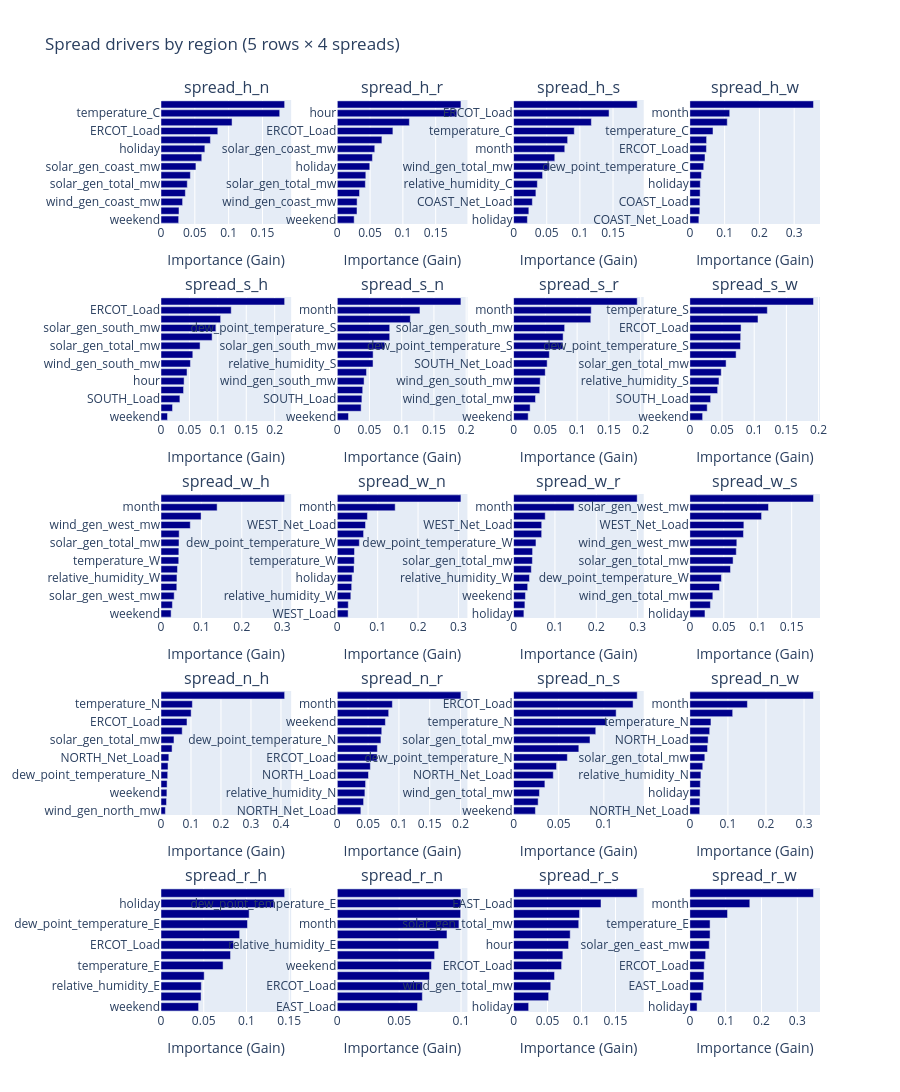

Here is the notebook cell this chart was saved with:
### Code cell
# Container: region name -> regional DataFrame (must have spread_* columns and matching load/weather)
regions_container = {
    'coast': df_coast,
    'south': df_south,
    'west':  df_west,
    'north': df_north,
    'east':  df_east,
}

# One grid: 5 rows (regions) × 4 columns (spreads per region) = 20 visualizations
analyze_all_regions_spread_drivers(regions_container)

### Figure 1 — Plotly figure (JSON) as saved in the notebook; plotly's stock layout.template omitted (floating-point values rounded to 4 significant figures)
{"data": [{"marker": {"color": "darkblue"}, "orientation": "h", "type": "bar", "x": [0.0261, 0.02659, 0.03192, 0.03601, 0.03886, 0.04344, 0.05164, 0.06028, 0.06482, 0.07306, 0.08396, 0.105, 0.1755, 0.1828], "xaxis": "x", "y": ["weekend", "relative_humidity_C", "wind_gen_coast_mw", "dew_point_temperature_C", "solar_gen_total_mw", "COAST_Net_Load", "solar_gen_coast_mw", "wind_gen_total_mw", "holiday", "COAST_Load", "ERCOT_Load", "month", "temperature_C", "hour"], "yaxis": "y"}, {"marker": {"color": "darkblue"}, "orientation": "h", "type": "bar", "x": [0.02573, 0.03007, 0.03022, 0.03391, 0.04281, 0.04352, 0.04954, 0.05361, 0.05714, 0.06802, 0.08478, 0.1099, 0.1822, 0.1885], "xaxis": "x2", "y": ["weekend", "relative_humidity_C", "wind_gen_coast_mw", "dew_point_temperature_C", "solar_gen_total_mw", "wind_gen_total_mw", "holiday", "COAST_Net_Load", "solar_gen_coast_mw", "COAST_Load", "ERCOT_Load", "month", "hour", "temperature_C"], "yaxis": "y2"}, {"marker": {"color": "darkblue"}, "orientation": "h", "type": "bar", "x": [0.02085, 0.02303, 0.02833, 0.03367, 0.03586, 0.04374, 0.0543, 0.06214, 0.07722, 0.08152, 0.09157, 0.1173, 0.144, 0.1865], "xaxis": "x3", "y": ["holiday", "COAST_Load", "COAST_Net_Load", "dew_point_temperature_C", "relative_humidity_C", "hour", "wind_gen_total_mw", "weekend", "month", "solar_gen_total_mw", "temperature_C", "solar_gen_coast_mw", "ERCOT_Load", "wind_gen_coast_mw"], "yaxis": "y3"}, {"marker": {"color": "darkblue"}, "orientation": "h", "type": "bar", "x": [0.02593, 0.02872, 0.0288, 0.02957, 0.03003, 0.03334, 0.03986, 0.04359, 0.04769, 0.04812, 0.06658, 0.1076, 0.1146, 0.3555], "xaxis": "x4", "y": ["COAST_Net_Load", "relative_humidity_C", "COAST_Load", "wind_gen_coast_mw", "holiday", "weekend", "dew_point_temperature_C", "solar_gen_total_mw", "ERCOT_Load", "solar_gen_coast_mw", "temperature_C", "wind_gen_total_mw", "month", "hour"], "yaxis": "y4"}, {"marker": {"color": "darkblue"}, "orientation": "h", "type": "bar", "x": [0.01144, 0.02029, 0.03323, 0.03968, 0.04064, 0.04578, 0.05177, 0.05596, 0.06873, 0.08995, 0.09651, 0.1049, 0.1235, 0.2175], "xaxis": "x5", "y": ["weekend", "holiday", "SOUTH_Load", "wind_gen_total_mw", "hour", "relative_humidity_S", "wind_gen_south_mw", "SOUTH_Net_Load", "solar_gen_total_mw", "dew_point_temperature_S", "solar_gen_south_mw", "month", "ERCOT_Load", "temperature_S"], "yaxis": "y5"}, {"marker": {"color": "darkblue"}, "orientation": "h", "type": "bar", "x": [0.01739, 0.03701, 0.03819, 0.03946, 0.04159, 0.04531, 0.05549, 0.05561, 0.07366, 0.08136, 0.08136, 0.1134, 0.1283, 0.1919], "xaxis": "x6", "y": ["weekend", "holiday", "SOUTH_Load", "wind_gen_total_mw", "wind_gen_south_mw", "hour", "relative_humidity_S", "SOUTH_Net_Load", "solar_gen_south_mw", "solar_gen_total_mw", "dew_point_temperature_S", "ERCOT_Load", "month", "temperature_S"], "yaxis": "y6"}, {"marker": {"color": "darkblue"}, "orientation": "h", "type": "bar", "x": [0.023, 0.02607, 0.03452, 0.04121, 0.04192, 0.04991, 0.05287, 0.05631, 0.0776, 0.07798, 0.08036, 0.1215, 0.1222, 0.1945], "xaxis": "x7", "y": ["weekend", "holiday", "wind_gen_total_mw", "SOUTH_Load", "wind_gen_south_mw", "hour", "SOUTH_Net_Load", "relative_humidity_S", "dew_point_temperature_S", "solar_gen_total_mw", "solar_gen_south_mw", "ERCOT_Load", "month", "temperature_S"], "yaxis": "y7"}, {"marker": {"color": "darkblue"}, "orientation": "h", "type": "bar", "x": [0.01983, 0.02696, 0.0323, 0.04317, 0.04526, 0.04874, 0.05633, 0.07186, 0.07864, 0.07897, 0.07957, 0.1059, 0.1204, 0.1921], "xaxis": "x8", "y": ["weekend", "holiday", "SOUTH_Load", "wind_gen_south_mw", "relative_humidity_S", "SOUTH_Net_Load", "solar_gen_total_mw", "wind_gen_total_mw", "dew_point_temperature_S", "solar_gen_south_mw", "ERCOT_Load", "month", "temperature_S", "hour"], "yaxis": "y8"}, {"marker": {"color": "darkblue"}, "orientation": "h", "type": "bar", "x": [0.02506, 0.02823, 0.03263, 0.03913, 0.03952, 0.04079, 0.04391, 0.0442, 0.04458, 0.04502, 0.07248, 0.09933, 0.139, 0.3061], "xaxis": "x9", "y": ["weekend", "holiday", "solar_gen_west_mw", "wind_gen_total_mw", "relative_humidity_W", "WEST_Load", "temperature_W", "dew_point_temperature_W", "solar_gen_total_mw", "ERCOT_Load", "wind_gen_west_mw", "WEST_Net_Load", "month", "hour"], "yaxis": "y9"}, {"marker": {"color": "darkblue"}, "orientation": "h", "type": "bar", "x": [0.02686, 0.02722, 0.03351, 0.03563, 0.03675, 0.04141, 0.04221, 0.0426, 0.05459, 0.06513, 0.06993, 0.07464, 0.1434, 0.3062], "xaxis": "x10", "y": ["WEST_Load", "weekend", "relative_humidity_W", "solar_gen_west_mw", "holiday", "solar_gen_total_mw", "temperature_W", "ERCOT_Load", "dew_point_temperature_W", "wind_gen_total_mw", "WEST_Net_Load", "wind_gen_west_mw", "month", "hour"], "yaxis": "y10"}, {"marker": {"color": "darkblue"}, "orientation": "h", "type": "bar", "x": [0.02497, 0.02741, 0.02867, 0.03415, 0.03841, 0.04292, 0.04551, 0.04599, 0.05417, 0.06794, 0.06804, 0.07656, 0.1463, 0.299], "xaxis": "x11", "y": ["holiday", "WEST_Load", "weekend", "solar_gen_west_mw", "relative_humidity_W", "temperature_W", "solar_gen_total_mw", "ERCOT_Load", "dew_point_temperature_W", "wind_gen_total_mw", "WEST_Net_Load", "wind_gen_west_mw", "month", "hour"], "yaxis": "y11"}, {"marker": {"color": "darkblue"}, "orientation": "h", "type": "bar", "x": [0.02229, 0.03029, 0.03386, 0.04371, 0.04649, 0.05988, 0.0637, 0.06839, 0.06919, 0.07899, 0.07958, 0.1057, 0.1158, 0.1821], "xaxis": "x12", "y": ["holiday", "weekend", "wind_gen_total_mw", "relative_humidity_W", "dew_point_temperature_W", "ERCOT_Load", "solar_gen_total_mw", "WEST_Load", "wind_gen_west_mw", "temperature_W", "WEST_Net_Load", "month", "solar_gen_west_mw", "hour"], "yaxis": "y12"}, {"marker": {"color": "darkblue"}, "orientation": "h", "type": "bar", "x": [0.01462, 0.01844, 0.01968, 0.02036, 0.02233, 0.02343, 0.0261, 0.03695, 0.04325, 0.07072, 0.08667, 0.1006, 0.1046, 0.4123], "xaxis": "x13", "y": ["wind_gen_north_mw", "relative_humidity_N", "weekend", "solar_gen_north_mw", "dew_point_temperature_N", "wind_gen_total_mw", "NORTH_Net_Load", "NORTH_Load", "solar_gen_total_mw", "month", "ERCOT_Load", "hour", "temperature_N", "holiday"], "yaxis": "y13"}, {"marker": {"color": "darkblue"}, "orientation": "h", "type": "bar", "x": [0.03826, 0.04269, 0.0448, 0.04591, 0.05065, 0.05365, 0.0646, 0.06504, 0.0708, 0.07216, 0.07804, 0.08339, 0.08937, 0.2006], "xaxis": "x14", "y": ["NORTH_Net_Load", "wind_gen_north_mw", "relative_humidity_N", "solar_gen_north_mw", "NORTH_Load", "hour", "ERCOT_Load", "wind_gen_total_mw", "dew_point_temperature_N", "solar_gen_total_mw", "weekend", "temperature_N", "month", "holiday"], "yaxis": "y14"}, {"marker": {"color": "darkblue"}, "orientation": "h", "type": "bar", "x": [0.0242, 0.02723, 0.02867, 0.03469, 0.04399, 0.04758, 0.05955, 0.07227, 0.08465, 0.09103, 0.1033, 0.1136, 0.1324, 0.1369], "xaxis": "x15", "y": ["weekend", "relative_humidity_N", "wind_gen_total_mw", "wind_gen_north_mw", "NORTH_Net_Load", "NORTH_Load", "dew_point_temperature_N", "month", "solar_gen_total_mw", "hour", "temperature_N", "solar_gen_north_mw", "ERCOT_Load", "holiday"], "yaxis": "y15"}, {"marker": {"color": "darkblue"}, "orientation": "h", "type": "bar", "x": [0.02601, 0.02641, 0.02684, 0.02747, 0.02912, 0.03395, 0.03934, 0.04651, 0.0481, 0.05216, 0.05544, 0.1125, 0.1513, 0.3249], "xaxis": "x16", "y": ["NORTH_Net_Load", "ERCOT_Load", "holiday", "weekend", "relative_humidity_N", "wind_gen_north_mw", "solar_gen_total_mw", "solar_gen_north_mw", "NORTH_Load", "dew_point_temperature_N", "temperature_N", "wind_gen_total_mw", "month", "hour"], "yaxis": "y16"}, {"marker": {"color": "darkblue"}, "orientation": "h", "type": "bar", "x": [0.04397, 0.04686, 0.04715, 0.05052, 0.07261, 0.08131, 0.08478, 0.09197, 0.1011, 0.1031, 0.132, 0.1446], "xaxis": "x17", "y": ["weekend", "wind_gen_total_mw", "relative_humidity_E", "solar_gen_east_mw", "temperature_E", "solar_gen_total_mw", "ERCOT_Load", "month", "dew_point_temperature_E", "EAST_Load", "holiday", "hour"], "yaxis": "y17"}, {"marker": {"color": "darkblue"}, "orientation": "h", "type": "bar", "x": [0.06485, 0.06873, 0.06879, 0.07455, 0.07612, 0.07865, 0.0819, 0.08864, 0.09831, 0.09966, 0.09988, 0.09991], "xaxis": "x18", "y": ["EAST_Load", "solar_gen_east_mw", "ERCOT_Load", "wind_gen_total_mw", "weekend", "hour", "relative_humidity_E", "solar_gen_total_mw", "month", "temperature_E", "dew_point_temperature_E", "holiday"], "yaxis": "y18"}, {"marker": {"color": "darkblue"}, "orientation": "h", "type": "bar", "x": [0.02219, 0.05159, 0.05472, 0.06029, 0.07068, 0.07254, 0.08097, 0.08333, 0.09592, 0.09713, 0.1287, 0.182], "xaxis": "x19", "y": ["holiday", "weekend", "wind_gen_total_mw", "relative_humidity_E", "ERCOT_Load", "month", "hour", "dew_point_temperature_E", "solar_gen_total_mw", "solar_gen_east_mw", "EAST_Load", "temperature_E"], "yaxis": "y19"}, {"marker": {"color": "darkblue"}, "orientation": "h", "type": "bar", "x": [0.02016, 0.03332, 0.0379, 0.03931, 0.04031, 0.04408, 0.05423, 0.05647, 0.05648, 0.1052, 0.1674, 0.3452], "xaxis": "x20", "y": ["holiday", "weekend", "EAST_Load", "dew_point_temperature_E", "ERCOT_Load", "solar_gen_total_mw", "solar_gen_east_mw", "relative_humidity_E", "temperature_E", "wind_gen_total_mw", "month", "hour"], "yaxis": "y20"}], "layout": {"annotations": [{"font": {"size": 16}, "showarrow": false, "text": "spread_h_n", "x": 0.09875, "xanchor": "center", "xref": "paper", "y": 1.0, "yanchor": "bottom", "yref": "paper"}, {"font": {"size": 16}, "showarrow": false, "text": "spread_h_r", "x": 0.3663, "xanchor": "center", "xref": "paper", "y": 1.0, "yanchor": "bottom", "yref": "paper"}, {"font": {"size": 16}, "showarrow": false, "text": "spread_h_s", "x": 0.6338, "xanchor": "center", "xref": "paper", "y": 1.0, "yanchor": "bottom", "yref": "paper"}, {"font": {"size": 16}, "showarrow": false, "text": "spread_h_w", "x": 0.9012, "xanchor": "center", "xref": "paper", "y": 1.0, "yanchor": "bottom", "yref": "paper"}, {"font": {"size": 16}, "showarrow": false, "text": "spread_s_h", "x": 0.09875, "xanchor": "center", "xref": "paper", "y": 0.784, "yanchor": "bottom", "yref": "paper"}, {"font": {"size": 16}, "showarrow": false, "text": "spread_s_n", "x": 0.3663, "xanchor": "center", "xref": "paper", "y": 0.784, "yanchor": "bottom", "yref": "paper"}, {"font": {"size": 16}, "showarrow": false, "text": "spread_s_r", "x": 0.6338, "xanchor": "center", "xref": "paper", "y": 0.784, "yanchor": "bottom", "yref": "paper"}, {"font": {"size": 16}, "showarrow": false, "text": "spread_s_w", "x": 0.9012, "xanchor": "center", "xref": "paper", "y": 0.784, "yanchor": "bottom", "yref": "paper"}, {"font": {"size": 16}, "showarrow": false, "text": "spread_w_h", "x": 0.09875, "xanchor": "center", "xref": "paper", "y": 0.568, "yanchor": "bottom", "yref": "paper"}, {"font": {"size": 16}, "showarrow": false, "text": "spread_w_n", "x": 0.3663, "xanchor": "center", "xref": "paper", "y": 0.568, "yanchor": "bottom", "yref": "paper"}, {"font": {"size": 16}, "showarrow": false, "text": "spread_w_r", "x": 0.6338, "xanchor": "center", "xref": "paper", "y": 0.568, "yanchor": "bottom", "yref": "paper"}, {"font": {"size": 16}, "showarrow": false, "text": "spread_w_s", "x": 0.9012, "xanchor": "center", "xref": "paper", "y": 0.568, "yanchor": "bottom", "yref": "paper"}, {"font": {"size": 16}, "showarrow": false, "text": "spread_n_h", "x": 0.09875, "xanchor": "center", "xref": "paper", "y": 0.352, "yanchor": "bottom", "yref": "paper"}, {"font": {"size": 16}, "showarrow": false, "text": "spread_n_r", "x": 0.3663, "xanchor": "center", "xref": "paper", "y": 0.352, "yanchor": "bottom", "yref": "paper"}, {"font": {"size": 16}, "showarrow": false, "text": "spread_n_s", "x": 0.6338, "xanchor": "center", "xref": "paper", "y": 0.352, "yanchor": "bottom", "yref": "paper"}, {"font": {"size": 16}, "showarrow": false, "text": "spread_n_w", "x": 0.9012, "xanchor": "center", "xref": "paper", "y": 0.352, "yanchor": "bottom", "yref": "paper"}, {"font": {"size": 16}, "showarrow": false, "text": "spread_r_h", "x": 0.09875, "xanchor": "center", "xref": "paper", "y": 0.136, "yanchor": "bottom", "yref": "paper"}, {"font": {"size": 16}, "showarrow": false, "text": "spread_r_n", "x": 0.3663, "xanchor": "center", "xref": "paper", "y": 0.136, "yanchor": "bottom", "yref": "paper"}, {"font": {"size": 16}, "showarrow": false, "text": "spread_r_s", "x": 0.6338, "xanchor": "center", "xref": "paper", "y": 0.136, "yanchor": "bottom", "yref": "paper"}, {"font": {"size": 16}, "showarrow": false, "text": "spread_r_w", "x": 0.9012, "xanchor": "center", "xref": "paper", "y": 0.136, "yanchor": "bottom", "yref": "paper"}], "height": 1400, "showlegend": false, "title": {"text": "Spread drivers by region (5 rows × 4 spreads)"}, "xaxis": {"anchor": "y", "domain": [0, 0.1975], "title": {"text": "Importance (Gain)"}}, "xaxis10": {"anchor": "y10", "domain": [0.2675, 0.465], "title": {"text": "Importance (Gain)"}}, "xaxis11": {"anchor": "y11", "domain": [0.535, 0.7325], "title": {"text": "Importance (Gain)"}}, "xaxis12": {"anchor": "y12", "domain": [0.8025, 1], "title": {"text": "Importance (Gain)"}}, "xaxis13": {"anchor": "y13", "domain": [0, 0.1975], "title": {"text": "Importance (Gain)"}}, "xaxis14": {"anchor": "y14", "domain": [0.2675, 0.465], "title": {"text": "Importance (Gain)"}}, "xaxis15": {"anchor": "y15", "domain": [0.535, 0.7325], "title": {"text": "Importance (Gain)"}}, "xaxis16": {"anchor": "y16", "domain": [0.8025, 1], "title": {"text": "Importance (Gain)"}}, "xaxis17": {"anchor": "y17", "domain": [0, 0.1975], "title": {"text": "Importance (Gain)"}}, "xaxis18": {"anchor": "y18", "domain": [0.2675, 0.465], "title": {"text": "Importance (Gain)"}}, "xaxis19": {"anchor": "y19", "domain": [0.535, 0.7325], "title": {"text": "Importance (Gain)"}}, "xaxis2": {"anchor": "y2", "domain": [0.2675, 0.465], "title": {"text": "Importance (Gain)"}}, "xaxis20": {"anchor": "y20", "domain": [0.8025, 1], "title": {"text": "Importance (Gain)"}}, "xaxis3": {"anchor": "y3", "domain": [0.535, 0.7325], "title": {"text": "Importance (Gain)"}}, "xaxis4": {"anchor": "y4", "domain": [0.8025, 1], "title": {"text": "Importance (Gain)"}}, "xaxis5": {"anchor": "y5", "domain": [0, 0.1975], "title": {"text": "Importance (Gain)"}}, "xaxis6": {"anchor": "y6", "domain": [0.2675, 0.465], "title": {"text": "Importance (Gain)"}}, "xaxis7": {"anchor": "y7", "domain": [0.535, 0.7325], "title": {"text": "Importance (Gain)"}}, "xaxis8": {"anchor": "y8", "domain": [0.8025, 1], "title": {"text": "Importance (Gain)"}}, "xaxis9": {"anchor": "y9", "domain": [0, 0.1975], "title": {"text": "Importance (Gain)"}}, "yaxis": {"anchor": "x", "categoryarray": ["weekend", "relative_humidity_C", "wind_gen_coast_mw", "dew_point_temperature_C", "solar_gen_total_mw", "COAST_Net_Load", "solar_gen_coast_mw", "wind_gen_total_mw", "holiday", "COAST_Load", "ERCOT_Load", "month", "temperature_C", "hour"], "categoryorder": "array", "domain": [0.864, 1.0], "side": "left", "ticklabelposition": "inside left"}, "yaxis10": {"anchor": "x10", "categoryarray": ["WEST_Load", "weekend", "relative_humidity_W", "solar_gen_west_mw", "holiday", "solar_gen_total_mw", "temperature_W", "ERCOT_Load", "dew_point_temperature_W", "wind_gen_total_mw", "WEST_Net_Load", "wind_gen_west_mw", "month", "hour"], "categoryorder": "array", "domain": [0.432, 0.568], "side": "left", "ticklabelposition": "inside left"}, "yaxis11": {"anchor": "x11", "categoryarray": ["holiday", "WEST_Load", "weekend", "solar_gen_west_mw", "relative_humidity_W", "temperature_W", "solar_gen_total_mw", "ERCOT_Load", "dew_point_temperature_W", "wind_gen_total_mw", "WEST_Net_Load", "wind_gen_west_mw", "month", "hour"], "categoryorder": "array", "domain": [0.432, 0.568], "side": "left", "ticklabelposition": "inside left"}, "yaxis12": {"anchor": "x12", "categoryarray": ["holiday", "weekend", "wind_gen_total_mw", "relative_humidity_W", "dew_point_temperature_W", "ERCOT_Load", "solar_gen_total_mw", "WEST_Load", "wind_gen_west_mw", "temperature_W", "WEST_Net_Load", "month", "solar_gen_west_mw", "hour"], "categoryorder": "array", "domain": [0.432, 0.568], "side": "left", "ticklabelposition": "inside left"}, "yaxis13": {"anchor": "x13", "categoryarray": ["wind_gen_north_mw", "relative_humidity_N", "weekend", "solar_gen_north_mw", "dew_point_temperature_N", "wind_gen_total_mw", "NORTH_Net_Load", "NORTH_Load", "solar_gen_total_mw", "month", "ERCOT_Load", "hour", "temperature_N", "holiday"], "categoryorder": "array", "domain": [0.216, 0.352], "side": "left", "ticklabelposition": "inside left"}, "yaxis14": {"anchor": "x14", "categoryarray": ["NORTH_Net_Load", "wind_gen_north_mw", "relative_humidity_N", "solar_gen_north_mw", "NORTH_Load", "hour", "ERCOT_Load", "wind_gen_total_mw", "dew_point_temperature_N", "solar_gen_total_mw", "weekend", "temperature_N", "month", "holiday"], "categoryorder": "array", "domain": [0.216, 0.352], "side": "left", "ticklabelposition": "inside left"}, "yaxis15": {"anchor": "x15", "categoryarray": ["weekend", "relative_humidity_N", "wind_gen_total_mw", "wind_gen_north_mw", "NORTH_Net_Load", "NORTH_Load", "dew_point_temperature_N", "month", "solar_gen_total_mw", "hour", "temperature_N", "solar_gen_north_mw", "ERCOT_Load", "holiday"], "categoryorder": "array", "domain": [0.216, 0.352], "side": "left", "ticklabelposition": "inside left"}, "yaxis16": {"anchor": "x16", "categoryarray": ["NORTH_Net_Load", "ERCOT_Load", "holiday", "weekend", "relative_humidity_N", "wind_gen_north_mw", "solar_gen_total_mw", "solar_gen_north_mw", "NORTH_Load", "dew_point_temperature_N", "temperature_N", "wind_gen_total_mw", "month", "hour"], "categoryorder": "array", "domain": [0.216, 0.352], "side": "left", "ticklabelposition": "inside left"}, "yaxis17": {"anchor": "x17", "categoryarray": ["weekend", "wind_gen_total_mw", "relative_humidity_E", "solar_gen_east_mw", "temperature_E", "solar_gen_total_mw", "ERCOT_Load", "month", "dew_point_temperature_E", "EAST_Load", "holiday", "hour"], "categoryorder": "array", "domain": [0, 0.136], "side": "left", "ticklabelposition": "inside left"}, "yaxis18": {"anchor": "x18", "categoryarray": ["EAST_Load", "solar_gen_east_mw", "ERCOT_Load", "wind_gen_total_mw", "weekend", "hour", "relative_humidity_E", "solar_gen_total_mw", "month", "temperature_E", "dew_point_temperature_E", "holiday"], "categoryorder": "array", "domain": [0, 0.136], "side": "left", "ticklabelposition": "inside left"}, "yaxis19": {"anchor": "x19", "categoryarray": ["holiday", "weekend", "wind_gen_total_mw", "relative_humidity_E", "ERCOT_Load", "month", "hour", "dew_point_temperature_E", "solar_gen_total_mw", "solar_gen_east_mw", "EAST_Load", "temperature_E"], "categoryorder": "array", "domain": [0, 0.136], "side": "left", "ticklabelposition": "inside left"}, "yaxis2": {"anchor": "x2", "categoryarray": ["weekend", "relative_humidity_C", "wind_gen_coast_mw", "dew_point_temperature_C", "solar_gen_total_mw", "wind_gen_total_mw", "holiday", "COAST_Net_Load", "solar_gen_coast_mw", "COAST_Load", "ERCOT_Load", "month", "hour", "temperature_C"], "categoryorder": "array", "domain": [0.864, 1.0], "side": "left", "ticklabelposition": "inside left"}, "yaxis20": {"anchor": "x20", "categoryarray": ["holiday", "weekend", "EAST_Load", "dew_point_temperature_E", "ERCOT_Load", "solar_gen_total_mw", "solar_gen_east_mw", "relative_humidity_E", "temperature_E", "wind_gen_total_mw", "month", "hour"], "categoryorder": "array", "domain": [0, 0.136], "side": "left", "ticklabelposition": "inside left"}, "yaxis3": {"anchor": "x3", "categoryarray": ["holiday", "COAST_Load", "COAST_Net_Load", "dew_point_temperature_C", "relative_humidity_C", "hour", "wind_gen_total_mw", "weekend", "month", "solar_gen_total_mw", "temperature_C", "solar_gen_coast_mw", "ERCOT_Load", "wind_gen_coast_mw"], "categoryorder": "array", "domain": [0.864, 1.0], "side": "left", "ticklabelposition": "inside left"}, "yaxis4": {"anchor": "x4", "categoryarray": ["COAST_Net_Load", "relative_humidity_C", "COAST_Load", "wind_gen_coast_mw", "holiday", "weekend", "dew_point_temperature_C", "solar_gen_total_mw", "ERCOT_Load", "solar_gen_coast_mw", "temperature_C", "wind_gen_total_mw", "month", "hour"], "categoryorder": "array", "domain": [0.864, 1.0], "side": "left", "ticklabelposition": "inside left"}, "yaxis5": {"anchor": "x5", "categoryarray": ["weekend", "holiday", "SOUTH_Load", "wind_gen_total_mw", "hour", "relative_humidity_S", "wind_gen_south_mw", "SOUTH_Net_Load", "solar_gen_total_mw", "dew_point_temperature_S", "solar_gen_south_mw", "month", "ERCOT_Load", "temperature_S"], "categoryorder": "array", "domain": [0.648, 0.784], "side": "left", "ticklabelposition": "inside left"}, "yaxis6": {"anchor": "x6", "categoryarray": ["weekend", "holiday", "SOUTH_Load", "wind_gen_total_mw", "wind_gen_south_mw", "hour", "relative_humidity_S", "SOUTH_Net_Load", "solar_gen_south_mw", "solar_gen_total_mw", "dew_point_temperature_S", "ERCOT_Load", "month", "temperature_S"], "categoryorder": "array", "domain": [0.648, 0.784], "side": "left", "ticklabelposition": "inside left"}, "yaxis7": {"anchor": "x7", "categoryarray": ["weekend", "holiday", "wind_gen_total_mw", "SOUTH_Load", "wind_gen_south_mw", "hour", "SOUTH_Net_Load", "relative_humidity_S", "dew_point_temperature_S", "solar_gen_total_mw", "solar_gen_south_mw", "ERCOT_Load", "month", "temperature_S"], "categoryorder": "array", "domain": [0.648, 0.784], "side": "left", "ticklabelposition": "inside left"}, "yaxis8": {"anchor": "x8", "categoryarray": ["weekend", "holiday", "SOUTH_Load", "wind_gen_south_mw", "relative_humidity_S", "SOUTH_Net_Load", "solar_gen_total_mw", "wind_gen_total_mw", "dew_point_temperature_S", "solar_gen_south_mw", "ERCOT_Load", "month", "temperature_S", "hour"], "categoryorder": "array", "domain": [0.648, 0.784], "side": "left", "ticklabelposition": "inside left"}, "yaxis9": {"anchor": "x9", "categoryarray": ["weekend", "holiday", "solar_gen_west_mw", "wind_gen_total_mw", "relative_humidity_W", "WEST_Load", "temperature_W", "dew_point_temperature_W", "solar_gen_total_mw", "ERCOT_Load", "wind_gen_west_mw", "WEST_Net_Load", "month", "hour"], "categoryorder": "array", "domain": [0.432, 0.568], "side": "left", "ticklabelposition": "inside left"}}}
